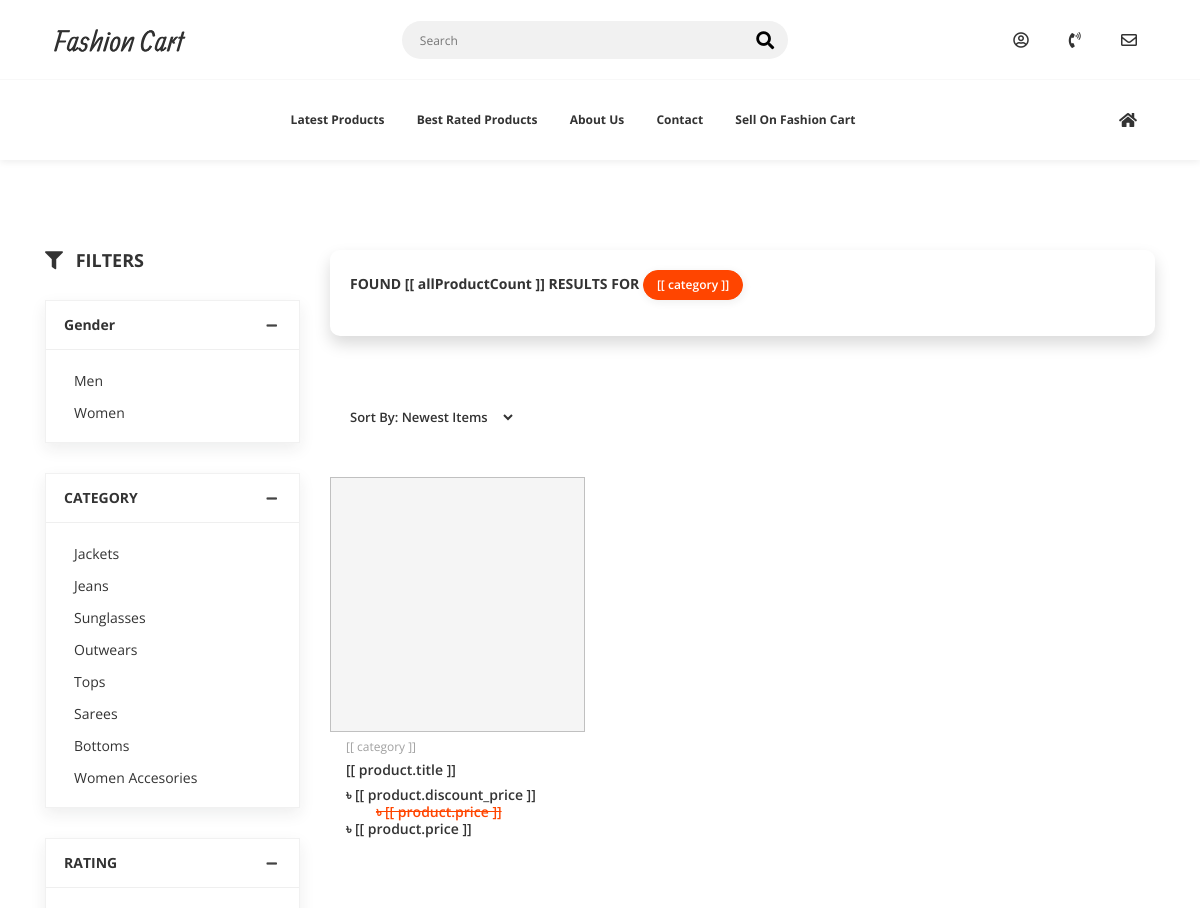
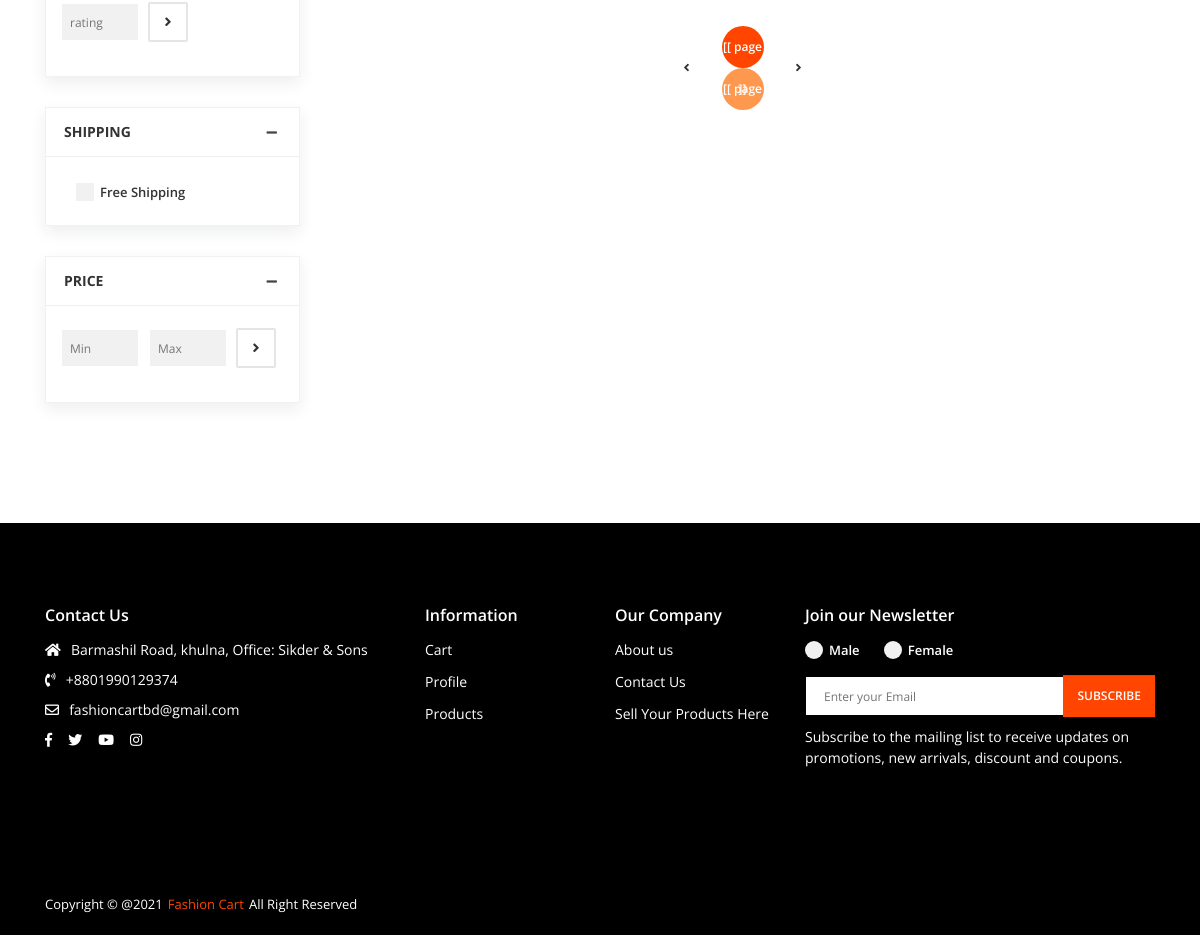
Page /products/category/Jackets on the committed database (2 pictures, top to bottom).
### core/models/category.py (models this page shows, shortened)
class Category(models.Model):
    name: str = models.CharField(max_length=50, unique=True)
    image = models.ImageField(upload_to="category_images/", null=True, blank=True)
    featured_in = models.CharField(max_length=10, choices=category_gender_choices, default="none")
    def __str__(self):
        return self.name
    class Meta:
        verbose_name_plural = "categories"

### core/views.py (the view)
# urls.py: path("products/category/<category>", views.category_products, name="products-category"),
def category_products(request: HttpRequest, category: str) -> HttpResponse:
    context: Dict[str, object] = dict()
    context["category"] = category
    context["categories"] = Category.objects.all()
    context["sort_order"] = request.GET.get("order_by", "-timestamp")
    return render(request, "core/products.html", context)

### templates/core/products.html (shortened to what this page needs)
<!DOCTYPE html>
<html class="no-js" lang="en">
<head>
    <link rel="stylesheet" href="/static/css/vendor.css">
    <link rel="stylesheet" href="/static/css/utility.css">
    <link rel="stylesheet" href="/static/css/app.css">
</head>
<body class="config">
    <div id="app">
        <header class="header--style-1 header--box-shadow">
            {% include 'components/primary-nav-2.html' %}
            {% include 'components/secondary-nav-2.html' %}
        </header>
        <div class="app-content" id="app-actually">
            <div class="u-s-p-y-90">
                <div class="container">
                    <div class="row">
                        <div class="col-lg-3 col-md-12">
                            <div class="shop-w-master">
                                <h1 class="shop-w-master__heading u-s-m-b-30"><i class="fas fa-filter u-s-m-r-8"></i>
                                    <span>FILTERS</span>
                                </h1>
                                <div class="shop-w-master__sidebar">
                                    <div class="u-s-m-b-30">
                                        <div class="shop-w shop-w--style">
                                            <div class="shop-w__intro-wrap">
                                                <h1 class="shop-w__h">Gender</h1>
                                                <span class="fas fa-minus shop-w__toggle" data-target="#s-category"
                                                    data-toggle="collapse"></span>
                                            </div>
                                            <div class="shop-w__wrap collapse show" id="s-category">
                                                <ul class="shop-w__category-list gl-scroll">
                                                    {% if category %}
                                                    <li>
                                                        <a href="/products/category/{{ category }}/gender/men">Men</a>
                                                    </li>
                                                    <li>
                                                        <a href="/products/category/{{ category }}/gender/women">Women</a>
                                                    </li>
                                                    {% endif %}
                                                </ul>
                                            </div>
                                        </div>
                                    </div>
                                    <div class="u-s-m-b-30">
                                        <div class="shop-w shop-w--style">
                                            <div class="shop-w__intro-wrap">
                                                <h1 class="shop-w__h">CATEGORY</h1>
                                                <span class="fas fa-minus shop-w__toggle" data-target="#s-category"
                                                    data-toggle="collapse"></span>
                                            </div>
                                            <div class="shop-w__wrap collapse show" id="s-category">
                                                <ul class="shop-w__category-list gl-scroll">
                                                    {% for cat in categories %}
                                                    {% if gender %}
                                                    <li>
                                                        <a href="/products/category/{{ cat }}/gender/{{ gender }}">{{ cat }}</a>
                                                    </li>
                                                    {% else %}
                                                    <li>
                                                        <a href="/products/category/{{ cat }}">{{ cat }}</a>
                                                    </li>
                                                    {% endif %}
                                                    {% endfor %}
                                                </ul>
                                            </div>
                                        </div>
                                    </div>
                                    <div class="u-s-m-b-30">
                                        <div class="shop-w shop-w--style">
                                            <div class="shop-w__intro-wrap">
                                                <h1 class="shop-w__h">RATING</h1>
                                                <span class="fas fa-minus shop-w__toggle" data-target="#s-rating"
                                                    data-toggle="collapse"></span>
                                            </div>
                                            <div class="shop-w__wrap collapse show" id="s-price">
                                                <div class="shop-w__form-p">
                                                    <div class="shop-w__form-p-wrap">
                                                        <div>
                                                            <input class="input-text input-text--primary-style"
                                                                type="text" id="rating" placeholder="rating"
                                                                v-model="rating" @input="changeStar">
                                                        </div>
                                                        <div>
                                                            <button
                                                                class="btn btn--icon fas fa-angle-right btn--e-transparent-platinum-b-2" @click="fetchData"></button>
                                                        </div>
                                                    </div>
                                                </div>
                                            </div>
                                        </div>
                                    </div>
                                    <div class="u-s-m-b-30">
                                        <div class="shop-w shop-w--style">
                                            <div class="shop-w__intro-wrap">
                                                <h1 class="shop-w__h">SHIPPING</h1>
                                                <span class="fas fa-minus shop-w__toggle" data-target="#s-shipping"
                                                    data-toggle="collapse"></span>
                                            </div>
                                            <div class="shop-w__wrap collapse show" id="s-shipping">
                                                <ul class="shop-w__list gl-scroll">
                                                    <li>
                                                        <div class="check-box">
                                                            <div class="check-box__state check-box__state--primary">
                                                                <label class="check-box__label" for="free-shipping">Free
                                                                    Shipping</label>
                                                            </div>
                                                        </div>
                                                    </li>
                                                </ul>
                                            </div>
                                        </div>
                                    </div>
                                    <div class="u-s-m-b-30">
                                        <div class="shop-w shop-w--style">
                                            <div class="shop-w__intro-wrap">
                                                <h1 class="shop-w__h">PRICE</h1>
                                                <span class="fas fa-minus shop-w__toggle" data-target="#s-price"
                                                    data-toggle="collapse"></span>
                                            </div>
                                            <div class="shop-w__wrap collapse show" id="s-price">
                                                <div class="shop-w__form-p">
                                                    <div class="shop-w__form-p-wrap">
                                                        <div>
                                                            <input class="input-text input-text--primary-style"
                                                                type="text" id="price-min" placeholder="Min"
                                                                v-model="min_price" @input="min_changed">
                                                        </div>
                                                        <div>
                                                            <input class="input-text input-text--primary-style"
                                                                type="text" id="price-max" placeholder="Max"
                                                                v-model="max_price" @input="max_changed">
                                                        </div>
                                                        <div>
                                                            <button
                                                                class="btn btn--icon fas fa-angle-right btn--e-transparent-platinum-b-2" @click="fetchData"></button>
                                                        </div>
                                                    </div>
                                                </div>
                                            </div>
                                        </div>
                                    </div>
                                </div>
                            </div>
                        </div>
                        <div class="col-lg-9 col-md-12">
                            <div class="shop-p">
                                <div class="shop-p__toolbar u-s-m-b-30">
                                    <div class="shop-p__meta-wrap u-s-m-b-60" v-if="category != null">
                                        <span class="shop-p__meta-text-1">FOUND [[ allProductCount ]] RESULTS FOR <a
                                                class="gl-tag btn--e-brand-shadow">[[ category ]]</a></span>
                                    </div>
                                    <div class="shop-p__tool-style">
                                        <div>
                                            <div class="tool-style__form-wrap">
                                                <div class="u-s-m-b-8">
                                                    <form id="sort-data" method="get">
                                                        <select v-model="sort" name="order_by" @change="changeSortData" class="select-box select-box--transparent-b-2">
                                                            <option value="-timestamp">Sort By: Newest Items</option>
                                                        </select>
                                                    </form>
                                                </div>
                                            </div>
                                        </div>
                                    </div>
                                </div>
                                <div class="shop-p__collection">
                                    <div class="row is-grid-active">
                                        <div class="col-lg-4 col-md-6 col-sm-6" v-for="product in products">
                                            <div class="product-m">
                                                <div class="product-m__thumb">
                                                    <a class="aspect aspect--bg-grey aspect--square u-d-block"
                                                        :href="'/product/'+product.url">
                                                        <img class="aspect__img" :src="product.image"
                                                            :alt="product.title"></a>
                                                </div>
                                                <div class="product-m__content">
                                                    <div class="product-m__category">
                                                        <a v-for="(category,index) in product.categories" :class="{'not_first_cat': index != 0 }" href="shop-side-version-2.html">[[ category ]]</a>
                                                    </div>
                                                    <div class="product-m__name">
                                                        <a :href="'/product/'+product.url">[[ product.title ]]</a>
                                                    </div>
                                                    <div class="product-m__price" v-if="product.discount_price">৳ [[
                                                        product.discount_price ]]<span class="product-m__discount">৳ [[
                                                            product.price ]]</span></div>
                                                    <div class="product-m__price" v-else>৳ [[ product.price ]]</div>
                                                </div>
                                            </div>
                                        </div>
                                    </div>
                                </div>
                                <div class="u-s-p-y-60">
                                    <ul class="shop-p__pagination">
                                        <li>
                                            <a class="fas fa-angle-left" @click="changeCurrentPage(currentPage-1)" v-if="currentPage > 1"></a>
                                        </li>
                                        <li v-for="page in pages"
                                            v-if="(page > (currentPage-3)) && (page < (currentPage+3))">
                                            <a @click="changeCurrentPage(page)" v-if="page == currentPage"
                                                style="background-color: #ff4500; color: white;">
                                                [[ page ]]
                                            </a>
                                            <a @click="changeCurrentPage(page)" href="shop-side-version-2.html" v-else
                                                style="background-color: #ff984f; color: white;">
                                                [[ page ]]
                                            </a>
                                        </li>
                                        <li>
                                            <a class="fas fa-angle-right" @click="changeCurrentPage(currentPage+1)" v-if="currentPage < pages[pages.length-1]"></a>
                                        </li>
                                    </ul>
                                </div>
                            </div>
                        </div>
                    </div>
                </div>
            </div>
        </div>
        {% include 'components/footer.html' %}
    </div>
</body>
</html>

### rows in the picture
Category: name "Jackets"
Category: name "Jeans"
Category: name "Sunglasses"
Category: name "Outwears"
Category: name "Tops"
Category: name "Sarees"
Category: name "Bottoms"
Category: name "Women Accesories"
